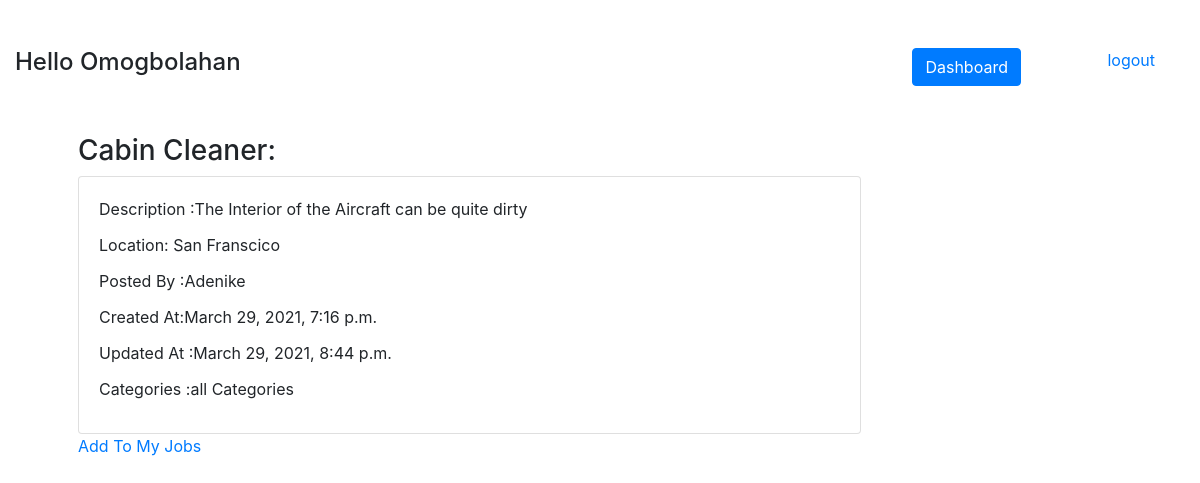
Page /job/details/5 (signed in) on the committed database.
### Login_app/models.py (models this page shows)
class User(models.Model):
    First_name = models.CharField(max_length=55)
    Last_name =models.CharField(max_length=55)
    Email = models.CharField(max_length=255)
    Password = models.CharField(max_length= 60)
    created_at = models.DateTimeField(auto_now_add = True)
    updated_at = models.DateTimeField(auto_now= True)
    objects = UserManager()

### Job_app/models.py (models this page shows)
class Job(models.Model):
    Title = models.CharField(max_length= 255)
    Description = models.TextField()
    Location = models.CharField(max_length=255)
    Categories = models.TextField()
    created_at= models.DateTimeField(auto_now_add=True)
    updated_at =models.DateTimeField(auto_now=True)
    Posted_by = models.ForeignKey(User, related_name = 'jobs', on_delete= models.CASCADE)
    users_joined = models.ManyToManyField(User, related_name= 'jobs_joined')
    objects = JobManager()

### Job_app/views.py (the view)
# urls.py: path("job/details/<jobid>", views.display_job),
def display_job(request, jobid):
    job_display = Job.objects.get(id = jobid)
    print(job_display.Posted_by)
    currentUser = User.objects.get(id=request.session['user_id'])
    context = {
        'jobtodisplay' : job_display,
        'thisUser' : currentUser,
    }
    return render(request, 'job_details.html', context)

### Job_app/templates/job_details.html (shortened to what this page needs)
<!DOCTYPE html>
<html lang="en">
<head>
    <link rel="stylesheet" href="https://maxcdn.bootstrapcdn.com/bootstrap/4.0.0/css/bootstrap.min.css"
>
</head>
<body>
    <div class="container-fluid pt-5 row">
        <div class="col">
            <h4>Hello {{thisUser.First_name}}</h4>
        </div>
        <div class="col col-lg-2">
            <a class="btn btn-primary" href="/jobs">Dashboard</a>
        </div>
        <div class="col-md-auto">
            <a href="/logout">logout</a>
        </div>
    </div>
    <div class="container p-5">
        <h3>{{jobtodisplay.Title}}:</h3>
        <div class="card w-75">
            <div class="card-body">
                <p class="card-title">Description :{{jobtodisplay.Description}}</p>
                <p class="card-title">Location: {{jobtodisplay.Location}}</p>
                <p class="card-title"> Posted By :{{jobtodisplay.Posted_by.First_name}}</p>
                <p class="card-title"> Created At:{{jobtodisplay.created_at}}</p>
                <p class="card-title">Updated At :{{jobtodisplay.updated_at}}</p>
                <p class="card-title">Categories :{{jobtodisplay.Categories}}</p>
            </div>
        </div>
        <div>
            <a href="/addJob/{{jobtodisplay.id}}">Add To My Jobs</a>
        </div>
    </div>
</body>
</html>

### rows in the picture
User: First_name "Omogbolahan"
Job: Title "Cabin Cleaner", Description "The Interior of the Aircraft can be quite dirty", Location "San Franscico", Posted_by.First_name "Adenike", created_at "March 29, 2021, 7:16 p.m.", updated_at "March 29, 2021, 8:44 p.m.", Categories "all Categories"
